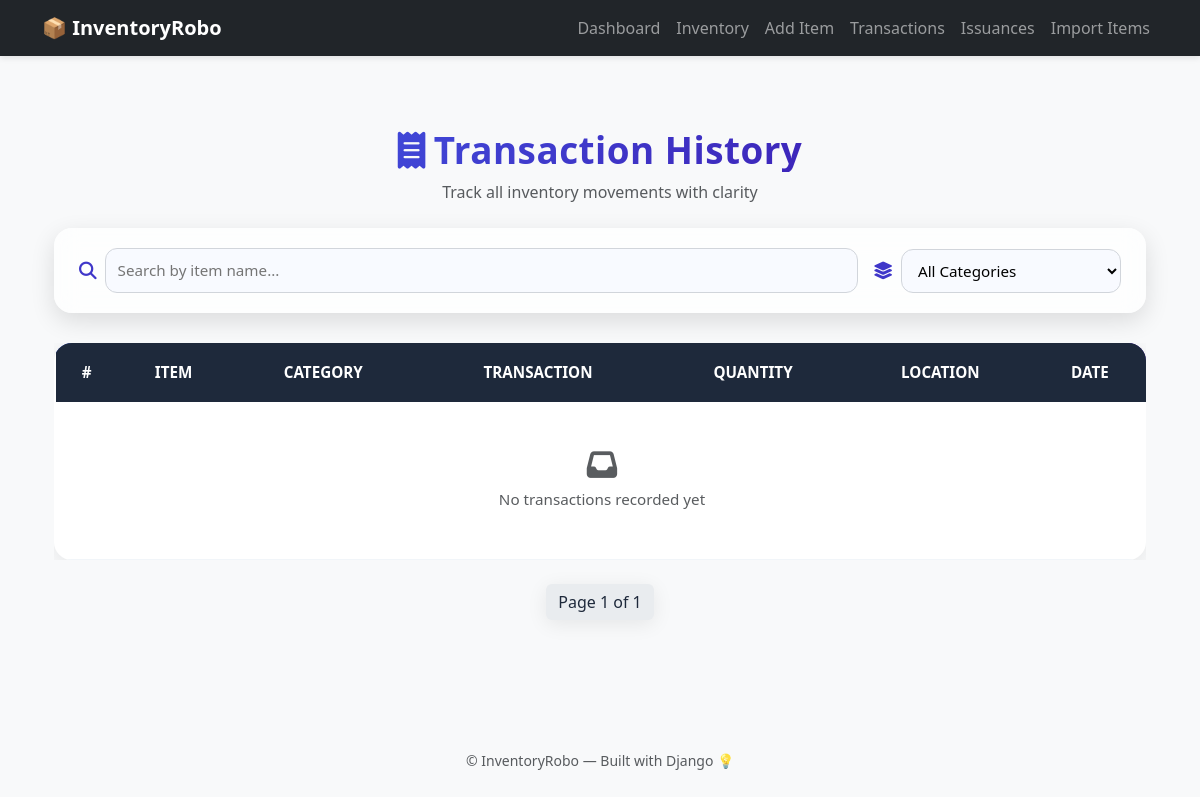
Page /transactions/ on the earlier database version.
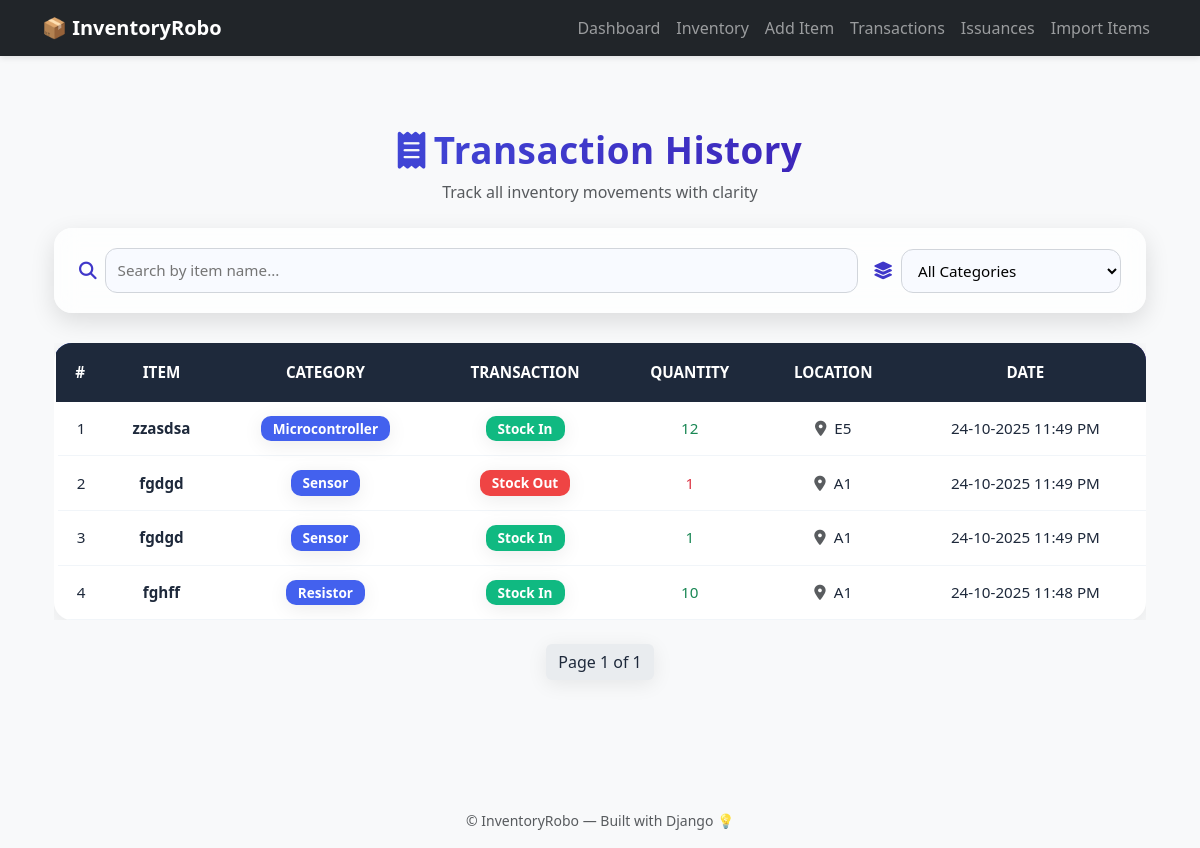
Same page on the later database version.
### inventory/models.py (models this page shows, shortened)
class Transaction(models.Model):
    TRANSACTION_TYPES = [
        ('IN', 'Stock In'),
        ('OUT', 'Stock Out'),
    ]
    item = models.ForeignKey(Item, on_delete=models.CASCADE)
    transaction_type = models.CharField(max_length=3, choices=TRANSACTION_TYPES)
    quantity = models.PositiveIntegerField()
    date = models.DateTimeField(auto_now_add=True)
    remarks = models.TextField(blank=True, null=True)
    @property
    def storage_location(self):
        return self.item.storage_location if self.item else None

class Item(models.Model):
    serial_no = models.PositiveIntegerField(unique=True, blank=True, null=True)
    name = models.CharField(max_length=100)
    category = models.CharField(max_length=50, choices=CATEGORY_CHOICES)
    custom_category = models.CharField(max_length=100, blank=True, null=True)
    quantity = models.PositiveIntegerField(default=0)
    reorder_level = models.PositiveIntegerField(default=5)
    unit_price = models.DecimalField(max_digits=10, decimal_places=2)
    supplier = models.CharField(max_length=100, blank=True, null=True)
    location = models.CharField(max_length=100, blank=True, null=True)
    description = models.TextField(blank=True, null=True)
    created_at = models.DateTimeField(auto_now_add=True)
    storage_location = models.CharField(max_length=10, blank=True, null=True, editable=False)

### inventory/views.py (the view)
# urls.py: path('transactions/', views.transaction_history, name='transaction_history'),
def transaction_history(request):
    transactions = Transaction.objects.select_related('item').order_by('-date')
    paginator = Paginator(transactions, 10)
    page_number = request.GET.get('page')
    page_obj = paginator.get_page(page_number)
    context = {
        'transactions': transactions,
        'CATEGORIES': get_all_categories(),
        'page_obj': page_obj,
    }
    return render(request, 'inventory/transaction_history.html', context)

### inventory/utils.py (called while the page is built)
def get_all_categories():
    return (
        Item.objects
        .exclude(category__isnull=True)
        .exclude(category__exact='')
        .values_list('category', flat=True)
        .distinct()
        .order_by('category')
    )

### inventory/templates/inventory/transaction_history.html (shortened to what this page needs)
{% extends 'inventory/base.html' %}
{% load static %}
{% load tz %}
{% block content %}
<link rel="stylesheet" href="https://cdnjs.cloudflare.com/ajax/libs/font-awesome/6.5.0/css/all.min.css">
<div class="container py-5 fade-in">
    <div class="text-center mb-4">
        <h2 class="gradient-title"><i class="fa-solid fa-receipt me-2"></i>Transaction History</h2>
        <p class="text-muted">Track all inventory movements with clarity</p>
    </div>
    <div class="search-filter-card">
        <div class="d-flex align-items-center flex-grow-1">
            <i class="fa-solid fa-magnifying-glass input-icon"></i>
            <input type="text" id="searchInput" placeholder="Search by item name...">
        </div>
        <div class="d-flex align-items-center">
            <i class="fa-solid fa-layer-group input-icon"></i>
            <select id="categoryFilter">
                <option value="">All Categories</option>
            </select>
        </div>
    </div>
    <div class="table-responsive">
        <table class="table-modern table-hover align-middle" id="transactionTable">
            <thead>
                <tr>
                    <th>#</th>
                    <th>Item</th>
                    <th>Category</th>
                    <th>Transaction</th>
                    <th>Quantity</th>
                    <th>Location</th>
                    <th>Date</th>
                </tr>
            </thead>
            <tbody>
                {% for txn in page_obj %}
                <tr>
                    <td>{{ forloop.counter }}</td>
                    <td class="item-name fw-semibold">{{ txn.item.name }}</td>
                    <td class="item-category">
                        <span class="badge badge-modern badge-category">
                            {{ txn.item.category }}
                        </span>
                    </td>
                    <td>
                        {% if txn.transaction_type == 'IN' %}
                        <span class="badge badge-in">Stock In</span>
                        {% else %}
                        <span class="badge badge-out">Stock Out</span>
                        {% endif %}
                    </td>
                    <td class="{% if txn.transaction_type == 'OUT' %}text-danger{% else %}text-success{% endif %}">
                        {{ txn.quantity }}
                    </td>
                    <td><i class="fa-solid fa-location-dot me-2 text-muted"></i>{{ txn.storage_location }}</td>
                    <td>{{ txn.date|localtime|date:"d-m-Y h:i A" }}</td>
                </tr>
                {% empty %}
                <tr>
                    <td colspan="7" class="text-center py-5">
                        <i class="fa-solid fa-inbox fa-2x text-muted mb-2"></i>
                        <p class="text-muted mb-0">No transactions recorded yet</p>
                    </td>
                </tr>
                {% endfor %}
            </tbody>
        </table>
    </div>
    <div class="d-flex justify-content-center mt-4">
        <ul class="pagination pagination-modern">
            <li class="page-item disabled">
                <a class="page-link">Page {{ page_obj.number }} of {{ page_obj.paginator.num_pages }}</a>
            </li>
        </ul>
    </div>
</div>
{% endblock %}

Differences in the rows shown:
added Transaction: item.name "zzasdsa", item.category "Microcontroller", transaction_type "Stock In", quantity "12", storage_location "E5", date "24-10-2025 11:49 PM"
added Transaction: item.name "fgdgd", item.category "Sensor", transaction_type "Stock Out", quantity "1", storage_location "A1", date "24-10-2025 11:49 PM"
added Transaction: item.name "fgdgd", item.category "Sensor", transaction_type "Stock In", quantity "1", storage_location "A1", date "24-10-2025 11:49 PM"
added Transaction: item.name "fghff", item.category "Resistor", transaction_type "Stock In", quantity "10", storage_location "A1", date "24-10-2025 11:48 PM"
Other differences:
text no longer shown: "No transactions recorded yet"
